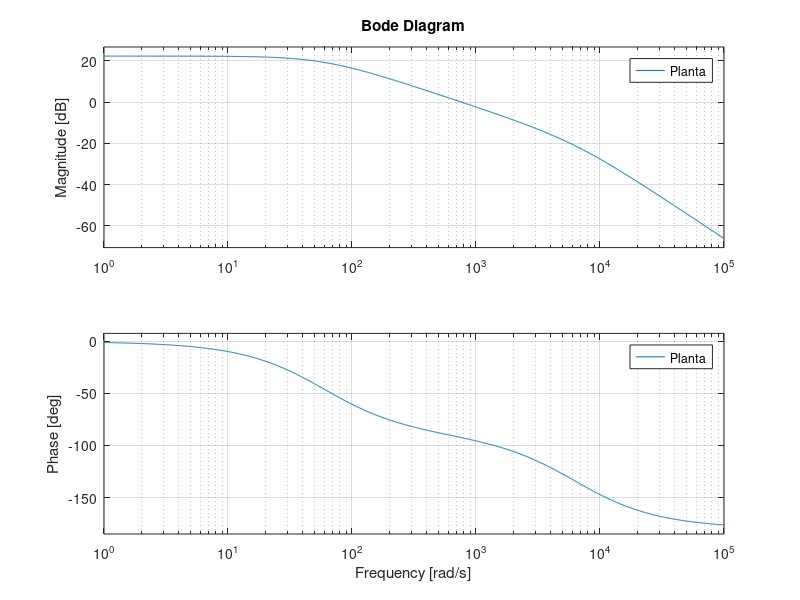
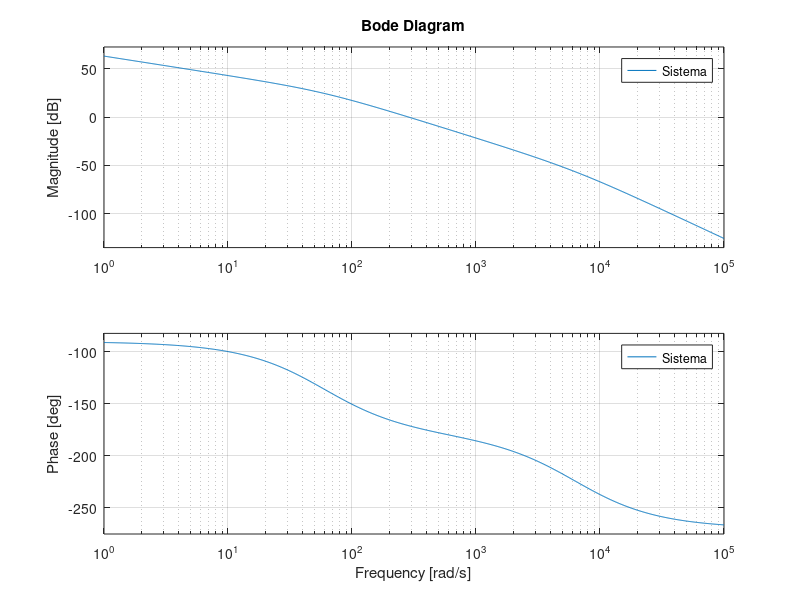

MATLAB code for these plots, in order:
Planta = tf([13.095],[2.66*10^(-6) 0.0171 1])

figure
bode(Planta)
Kp = 2.8522
Ki = 104.55

Controlador = tf([Kp + Ki], [1 0])

Sistema = Controlador*Planta

figure
bode(Sistema)